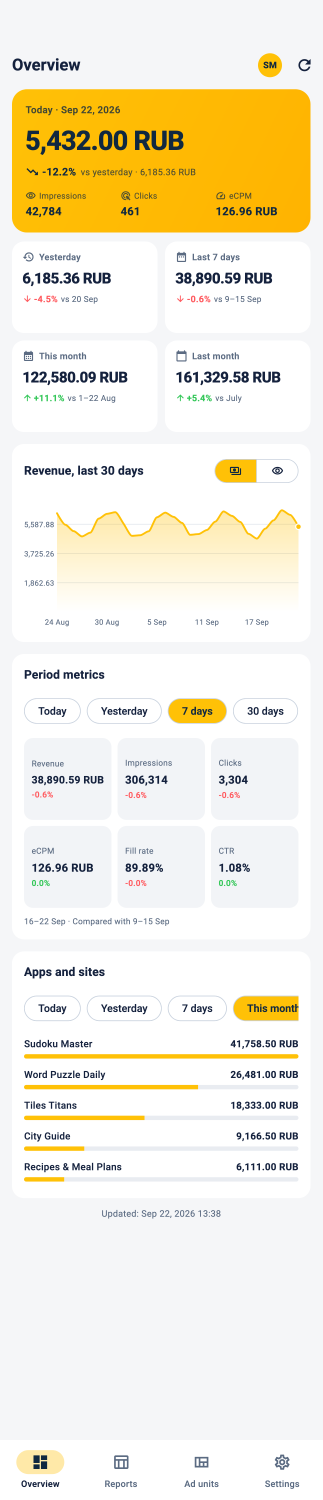
#> input picture docs/store/video/src/en_overview_tall.png, 1290 x 6000 px (shown at 1/4 size); its folder holds 2 pictures in this run
$ python prep.py
#> lines starting #> are read from the running program, lines starting #| are printed output that depends on the picture; pictures that were not available may be replaced by others from this repository, and a replacement may not be noted
#!/usr/bin/env python3
"""Slices the 3x renders from docs/store/video/src into the layers promo.html
animates: header, hero card, four KPI cards, chart card, period-metrics card,
apps card, navigation bar, the scrollable page bodies, the accounts sheet.

    python3 prep.py            # writes docs/store/video/layers/<lang>_*.png
"""
import json
import os
from PIL import Image

HERE = os.path.dirname(os.path.abspath(__file__))
SRC = os.path.join(HERE, '..', '..', 'video', 'src')
OUT = os.path.join(HERE, '..', '..', 'video', 'layers')
os.makedirs(OUT, exist_ok=True)

# Card rectangles in 3x pixels, identical for RU and EN (same layout).
CARDS = {
    'header': (48, 213, 1241, 308),
    'hero': (48, 357, 1241, 929),
    'kpi1': (48, 966, 629, 1331),
    'kpi2': (660, 966, 1241, 1331),
    'kpi3': (48, 1362, 629, 1727),
    'kpi4': (660, 1362, 1241, 1727),
    'chart': (48, 1776, 1241, 2567),
    'metrics': (48, 2616, 1241, 3756),
    'apps': (48, 3806, 1241, 4791),
}
PAD = 24  # keep the card shadow


def crop(im, box, pad=PAD, name=None):
    x0, y0, x1, y1 = box
    c = im.crop((max(0, x0 - pad), max(0, y0 - pad), min(im.width, x1 + 1 + pad), min(im.height, y1 + 1 + pad)))
    if name:
        c.save(os.path.join(OUT, name))
    return c


def uniform_row(im, y, tol=4):
    px = [im.getpixel((x, y)) for x in range(0, im.width, 16)]
    return all(abs(p[i] - px[0][i]) <= tol for p in px for i in range(3))


def nav_top(im):
    """First row from the bottom that is no longer part of the white nav bar."""
    y = im.height - 1
    white = im.getpixel((10, y - 120))
    while y > im.height - 500 and all(abs(c - w) <= 6 for c, w in zip(im.getpixel((10, y)), white)):
        y -= 1
    return y + 1


def sheet_top(im):
    """Top of the accounts bottom sheet: first row from the bottom whose edge
    pixel is no longer the sheet background."""
    y = im.height - 1
    sheet = im.getpixel((10, y - 60))
    while y > 0 and all(abs(c - s) <= 6 for c, s in zip(im.getpixel((10, y)), sheet)):
        y -= 1
    return y + 1


meta = {}
for lang in ('en', 'ru'):
    tall = Image.open(os.path.join(SRC, f'{lang}_overview_tall.png')).convert('RGBA')
#> tall is the input picture: PIL image 1290x6000 RGBA; mean R, G, B, A 244.1, 238, 220.5, 255
    phone = Image.open(os.path.join(SRC, f'{lang}_overview.png')).convert('RGBA')
    bg = tall.getpixel((5, 600))
#> bg = (245, 246, 248, 255)
    for name, box in CARDS.items():
        crop(tall, box, name=f'{lang}_{name}.png')
#> this loop made 9 passes
#> pass 1, in crop, `c = im.crop((max(0, x0 - pad), max(0, y0 - pad), min(im.width, x1 + 1 ..`:
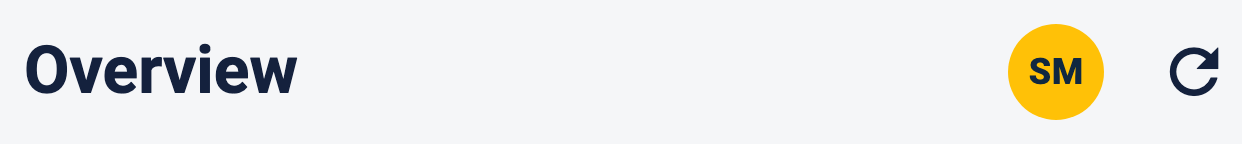
#> c: PIL image 1242x144 RGBA; mean R, G, B, A 235.8, 235.1, 231.5, 255
#> pass 3, in crop (call 3), `c = im.crop((max(0, x0 - pad), max(0, y0 - pad), min(im.width, x1 + 1 ..`:
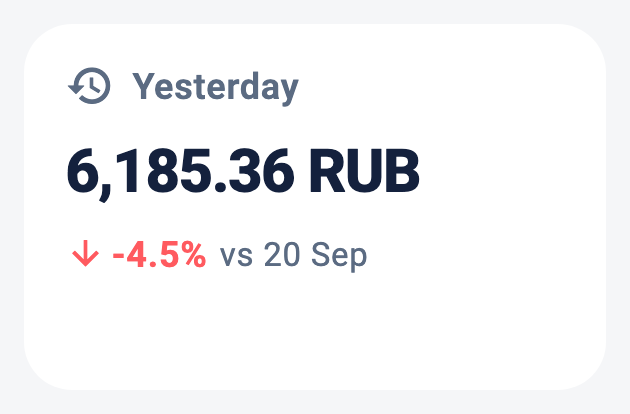
#> c: PIL image 630x414 RGBA; mean R, G, B, A 243.7, 243.8, 245.4, 255
    nt = nav_top(phone)
#> in nav_top, `white = im.getpixel((10, y - 120))`: white = (255, 255, 255, 255)
#> the loop in nav_top, `while y > im.height - 500 and all(abs(c - w) <= 6 for c, w in zip(im.g..` made 240 passes
#> y on passes 1 to 3: 5998, 5997, 5996
#> after the loop in nav_top, `while y > im.height - 500 and all(abs(c - w) <= 6 for c, w in zip(im.g..`: y = 5759
#> nt = 5760
    # Pinned app bars (status area + title row), overlaid while the body scrolls.
    phone.crop((0, 0, phone.width, 330)).save(os.path.join(OUT, f'{lang}_ovhead.png'))
    phone.crop((0, nt, phone.width, phone.height)).save(os.path.join(OUT, f'{lang}_nav.png'))
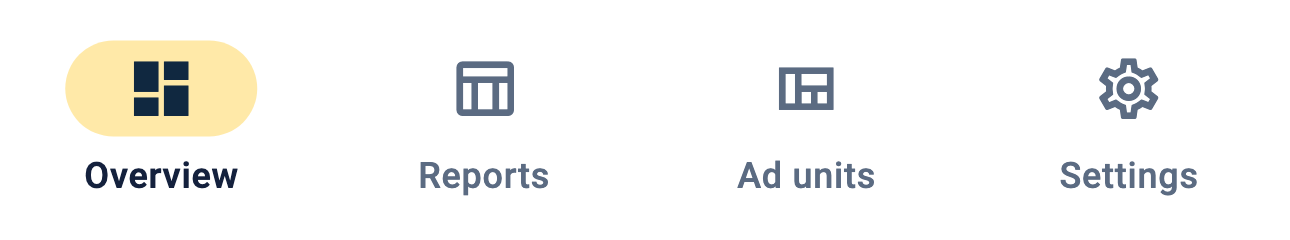
#> saved as en_nav.png: PIL image 1290x240 RGBA; mean R, G, B, A 246.7, 246.5, 244.6, 255
    # Scrollable bodies: everything above the nav bar of the tall render.
    tnt = nav_top(tall)
#> the loop in nav_top (call 2), `while y > im.height - 500 and all(abs(c - w) <= 6 for c, w in zip(im.g..` made 240 passes
#> tnt = 5760
    tall.crop((0, 0, tall.width, tnt)).save(os.path.join(OUT, f'{lang}_overview_body.png'))
    rtall = Image.open(os.path.join(SRC, f'{lang}_reports_tall.png')).convert('RGBA')
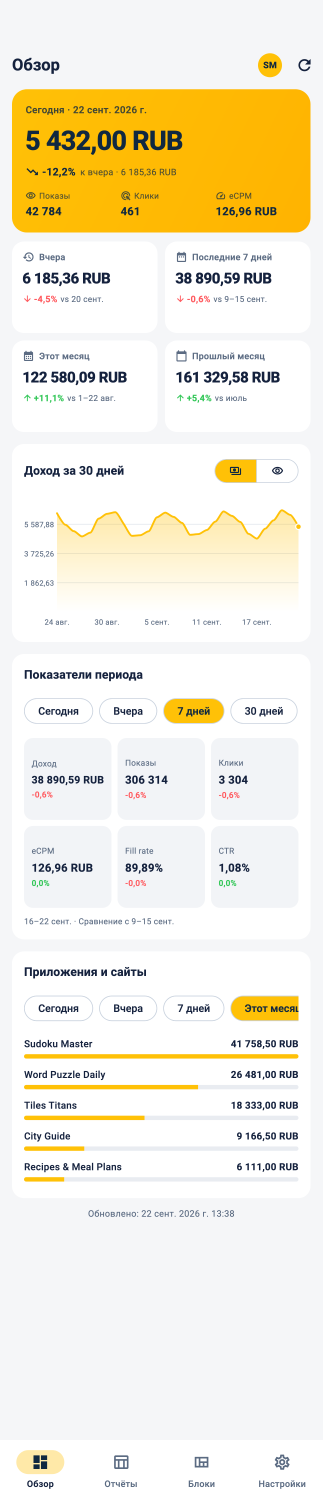
#> input picture docs/store/video/src/ru_overview_tall.png, 1290 x 6000 px, given in place of en_reports_tall.png, which was not available (shown at 1/4 size)
#> rtall is the input picture: PIL image 1290x6000 RGBA; mean R, G, B, A 244.1, 237.9, 220.4, 255
    rnt = nav_top(rtall)
#> rnt = 5760
    rtall.crop((0, 0, rtall.width, rnt)).save(os.path.join(OUT, f'{lang}_reports_body.png'))
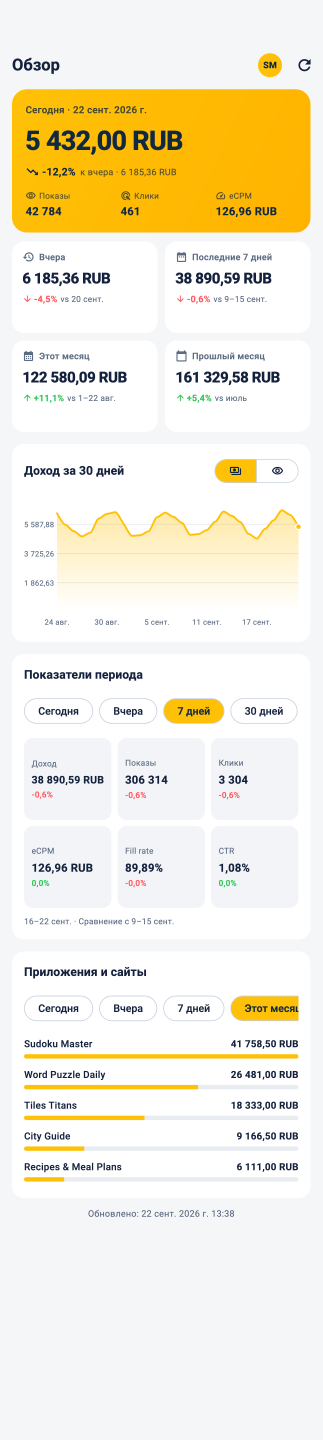
#> saved as en_reports_body.png: PIL image 1290x5760 RGBA (shown at 1/4 size); mean R, G, B, A 243.9, 237.6, 219.4, 255
    rphone = Image.open(os.path.join(SRC, f'{lang}_reports.png')).convert('RGBA')
    rphone.crop((0, 0, rphone.width, 330)).save(os.path.join(OUT, f'{lang}_rphead.png'))
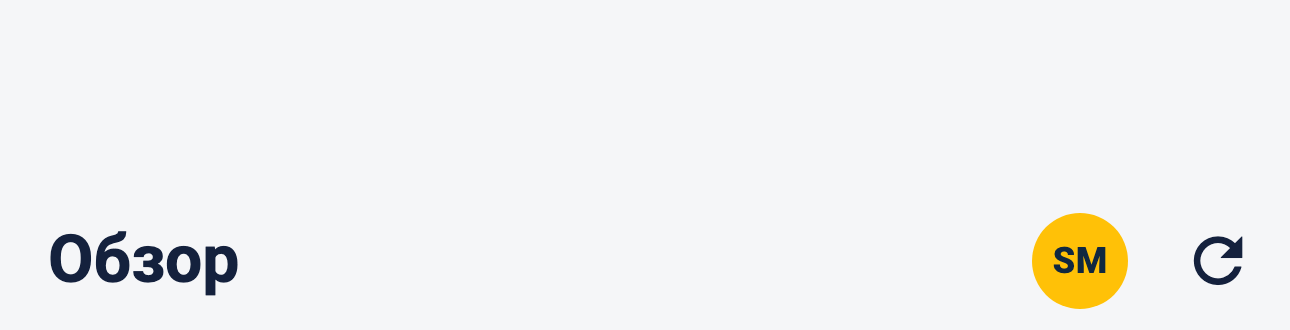
#> saved as en_rphead.png: PIL image 1290x330 RGBA; mean R, G, B, A 241.8, 242.1, 241.6, 255
    rphone.crop((0, nav_top(rphone), rphone.width, rphone.height)).save(os.path.join(OUT, f'{lang}_reports_nav.png'))
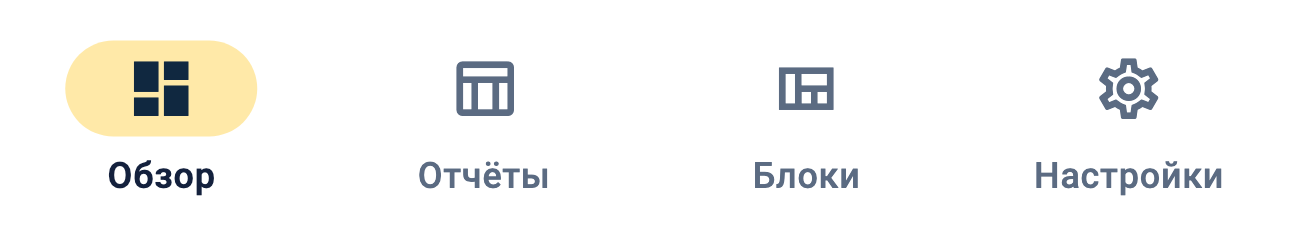
#> saved as en_reports_nav.png: PIL image 1290x240 RGBA; mean R, G, B, A 247, 246.8, 244.8, 255
#> (the run stopped early here; a loop or call above may not have finished)
